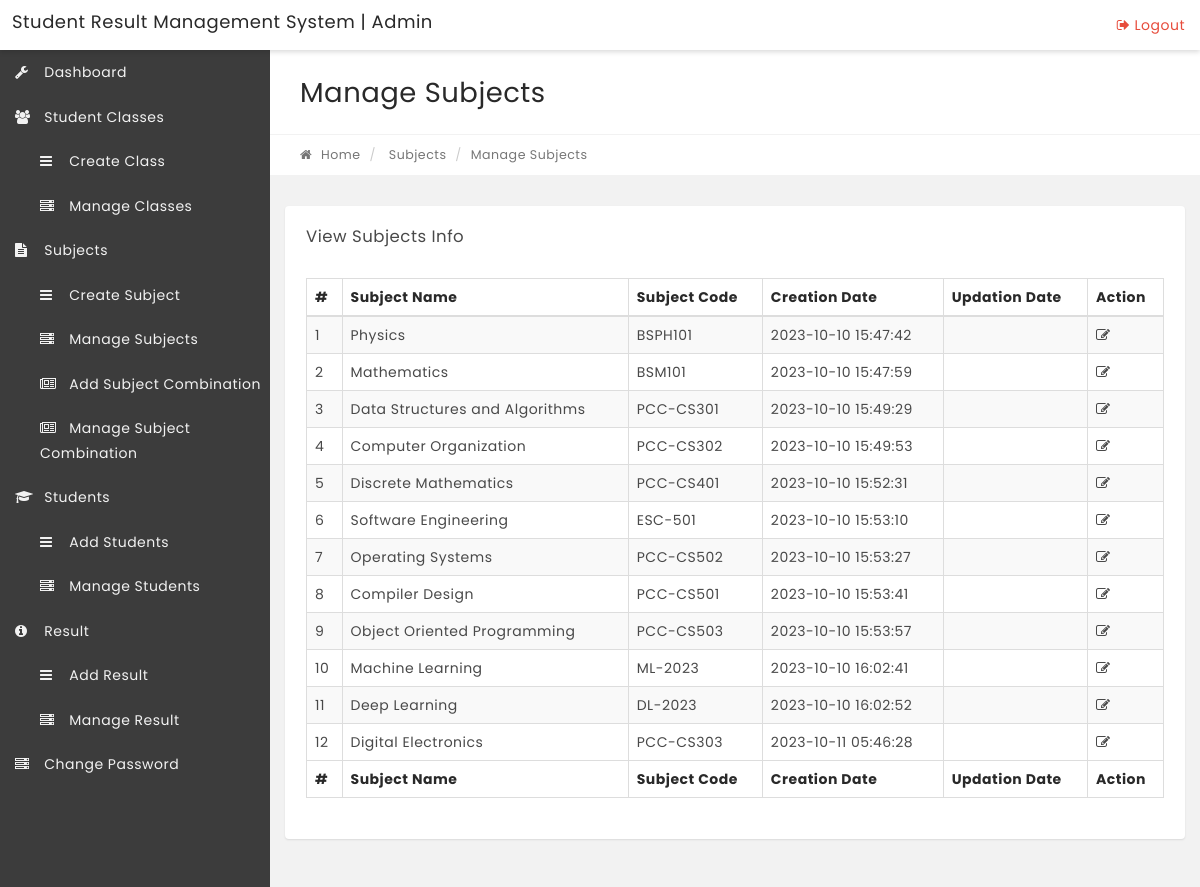
Page /manage-subjects.php on the committed database.
### tables this page shows
CREATE TABLE `tblsubjects` (
  `id` int(11) NOT NULL,
  `SubjectName` varchar(100) NOT NULL,
  `SubjectCode` varchar(100) DEFAULT NULL,
  `Creationdate` timestamp NULL DEFAULT current_timestamp(),
  `UpdationDate` timestamp NULL DEFAULT NULL
);

### manage-subjects.php (the view, shortened to what this page needs)
<?php
include('includes/config.php');
if(strlen($_SESSION['alogin'])=="")
    {
    header("Location: index.php");
    }
    else{
?>
<!DOCTYPE html>
<html lang="en">
    <head>
        <link rel="stylesheet" href="css/bootstrap.min.css" media="screen" >
        <link rel="stylesheet" href="css/font-awesome.min.css" media="screen" >
        <link rel="stylesheet" href="css/animate-css/animate.min.css" media="screen" >
        <link rel="stylesheet" href="css/lobipanel/lobipanel.min.css" media="screen" >
        <link rel="stylesheet" href="css/prism/prism.css" media="screen" >
        <link rel="stylesheet" type="text/css" href="js/DataTables/datatables.min.css"/>
        <link rel="stylesheet" href="css/main.css" media="screen" >
    </head>
    <body class="top-navbar-fixed">
        <div class="main-wrapper">
   <?php include('includes/topbar.php');?>
            <div class="content-wrapper">
                <div class="content-container">
<?php include('includes/leftbar.php');?>
                    <div class="main-page">
                        <div class="container-fluid">
                            <div class="row page-title-div">
                                <div class="col-md-6">
                                    <h2 class="title">Manage Subjects</h2>
                                </div>
                            </div>
                            <div class="row breadcrumb-div">
                                <div class="col-md-6">
                                    <ul class="breadcrumb">
            							<li><a href="dashboard.php"><i class="fa fa-home"></i> Home</a></li>
                                        <li> Subjects</li>
            							<li class="active">Manage Subjects</li>
            						</ul>
                                </div>
                            </div>
                        </div>
                        <section class="section">
                            <div class="container-fluid">
                                <div class="row">
                                    <div class="col-md-12">
                                        <div class="panel">
                                            <div class="panel-heading">
                                                <div class="panel-title">
                                                    <h5>View Subjects Info</h5>
                                                </div>
                                            </div>
                                            <div class="panel-body p-20">
                                                <table id="example" class="display table table-striped table-bordered" cellspacing="0" width="100%">
                                                    <thead>
                                                        <tr>
                                                            <th>#</th>
                                                            <th>Subject Name</th>
                                                            <th>Subject Code</th>
                                                            <th>Creation Date</th>
                                                            <th>Updation Date</th>
                                                            <th>Action</th>
                                                        </tr>
                                                    </thead>
                                                    <tfoot>
                                                        <tr>
                                                          <th>#</th>
                                                             <th>Subject Name</th>
                                                            <th>Subject Code</th>
                                                            <th>Creation Date</th>
                                                            <th>Updation Date</th>
                                                            <th>Action</th>
                                                        </tr>
                                                    </tfoot>
                                                    <tbody>
<?php $sql = "SELECT * from tblsubjects";
$query = $dbh->prepare($sql);
$query->execute();
$results=$query->fetchAll(PDO::FETCH_OBJ);
$cnt=1;
if($query->rowCount() > 0)
{
foreach($results as $result)
{   ?>
<tr>
 <td><?php echo htmlentities($cnt);?></td>
                                                            <td><?php echo htmlentities($result->SubjectName);?></td>
                                                            <td><?php echo htmlentities($result->SubjectCode);?></td>
                                                            <td><?php echo htmlentities($result->Creationdate);?></td>
                                                            <td><?php echo htmlentities($result->UpdationDate);?></td>
<td>
<a href="edit-subject.php?subjectid=<?php echo htmlentities($result->id);?>"><i class="fa fa-edit" title="Edit Record"></i> </a>
</td>
</tr>
<?php $cnt=$cnt+1;}} ?>
                                                    </tbody>
                                                </table>
                                            </div>
                                        </div>
                                    </div>
                                                </div>
                                            </div>
                                        </div>
                                    </div>
                                </div>
                            </div>
    </body>
</html>
<?php } ?>

### rows in the picture
tblsubjects: SubjectName "Physics", SubjectCode "BSPH101", Creationdate "2023-10-10 15:47:42"
tblsubjects: SubjectName "Mathematics", SubjectCode "BSM101", Creationdate "2023-10-10 15:47:59"
tblsubjects: SubjectName "Data Structures and Algorithms", SubjectCode "PCC-CS301", Creationdate "2023-10-10 15:49:29"
tblsubjects: SubjectName "Computer Organization", SubjectCode "PCC-CS302", Creationdate "2023-10-10 15:49:53"
tblsubjects: SubjectName "Discrete Mathematics", SubjectCode "PCC-CS401", Creationdate "2023-10-10 15:52:31"
tblsubjects: SubjectName "Software Engineering", SubjectCode "ESC-501", Creationdate "2023-10-10 15:53:10"
tblsubjects: SubjectName "Operating Systems", SubjectCode "PCC-CS502", Creationdate "2023-10-10 15:53:27"
tblsubjects: SubjectName "Compiler Design", SubjectCode "PCC-CS501", Creationdate "2023-10-10 15:53:41"
tblsubjects: SubjectName "Object Oriented Programming", SubjectCode "PCC-CS503", Creationdate "2023-10-10 15:53:57"
tblsubjects: SubjectName "Machine Learning", SubjectCode "ML-2023", Creationdate "2023-10-10 16:02:41"
tblsubjects: SubjectName "Deep Learning", SubjectCode "DL-2023", Creationdate "2023-10-10 16:02:52"
tblsubjects: SubjectName "Digital Electronics", SubjectCode "PCC-CS303", Creationdate "2023-10-11 05:46:28"
